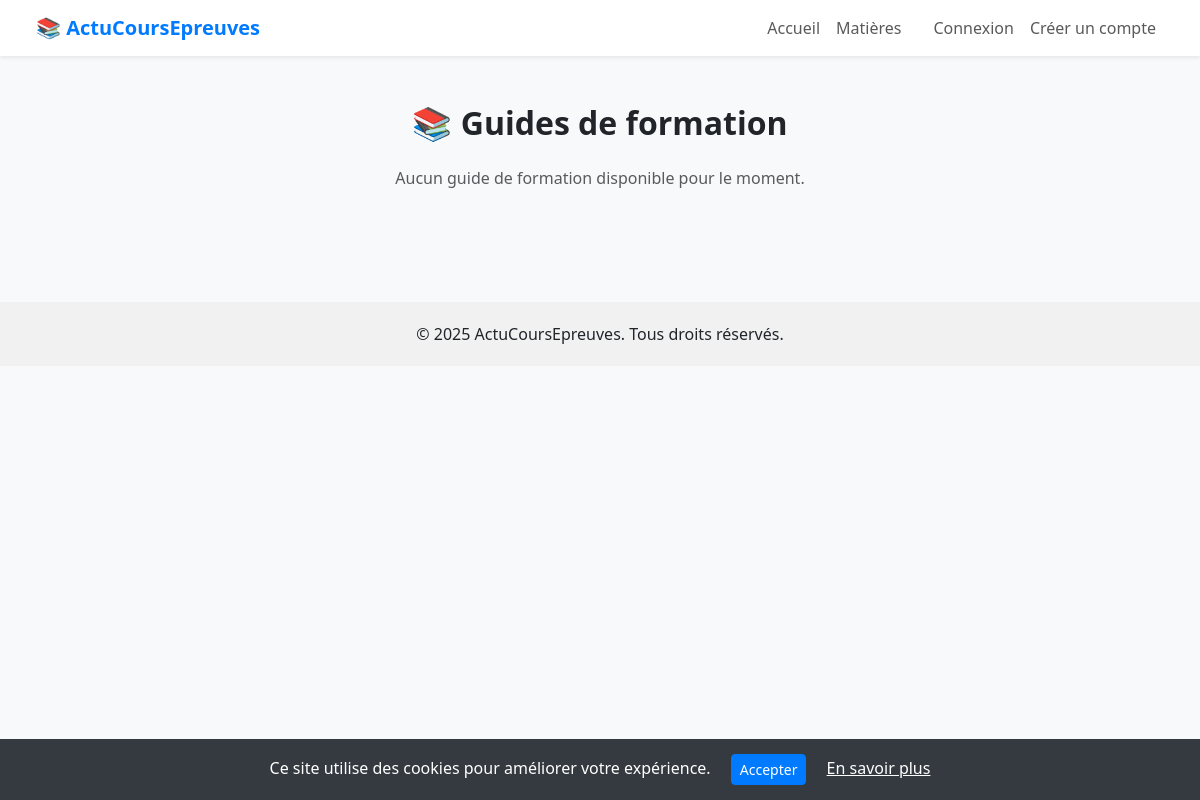
/guides-formation/, run on an earlier commit of the app's database.
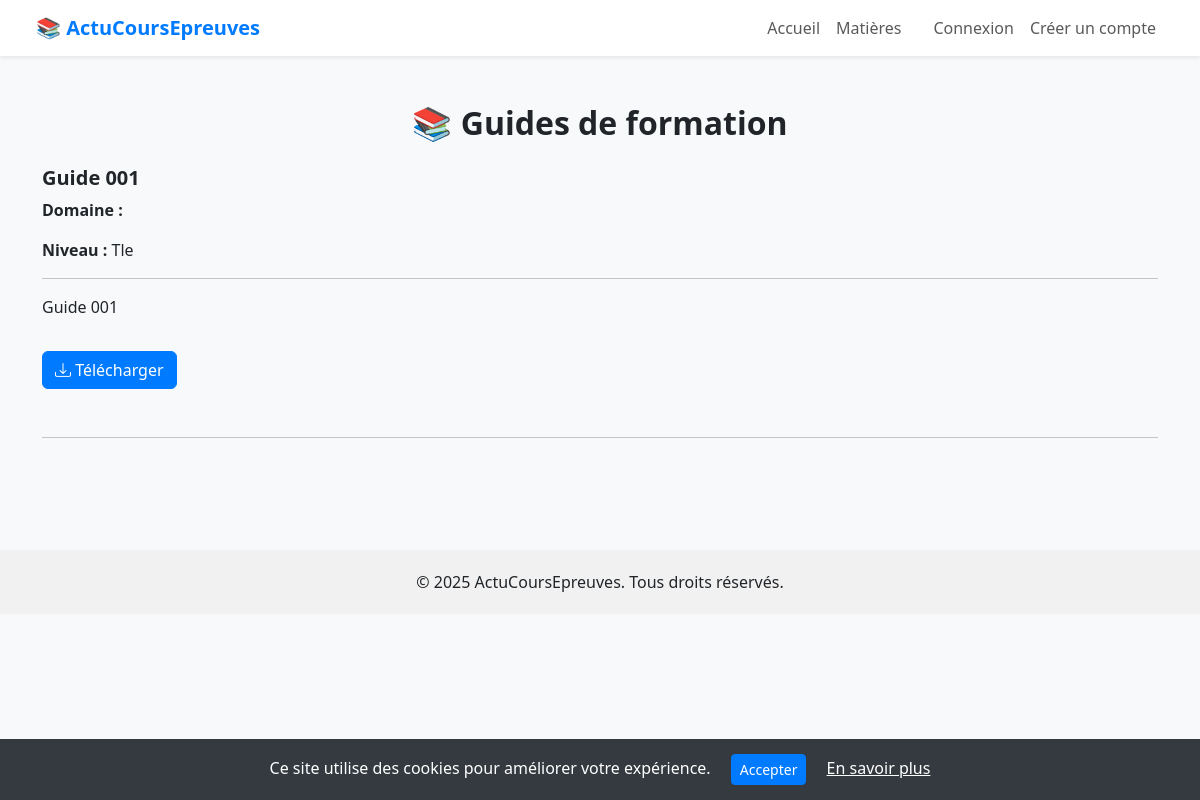
And on a later commit of the database.
### blog/models.py (models this page shows, shortened)
class GuideFormation(models.Model):
    titre = models.CharField(max_length=200)
    description = models.TextField(blank=True)
    matiere = models.ForeignKey(Matiere, on_delete=models.CASCADE)
    lien_drive = models.URLField(blank=True, null=True)
    prix = models.DecimalField(max_digits=6, decimal_places=2, default=0.0)
    niveau = models.CharField(max_length=100, choices=NIVEAUX, default='Tle')
    annee = models.PositiveIntegerField()
    created_at = models.DateTimeField(auto_now_add=True)
    telechargements = models.PositiveIntegerField(default=0)
    utilisateurs_telechargeurs = models.ManyToManyField(User, blank=True)

### blog/views.py (the view, shortened to what this page needs)
# urls.py: path('guides-formation/', views.guides_formation, name='guides_formation'),
def guides_formation(request):
    guides = GuideFormation.objects.all()
    matieres = Matiere.objects.all()
    niveaux = GuideFormation.objects.values_list('niveau', flat=True).distinct()
    query = request.GET.get('q')
    niveau = request.GET.get('niveau')
    matiere_id = request.GET.get('matiere')
    for guide in guides:
        guide.icone = get_matiere_icon(guide.matiere.nom)
    if niveau:
        guides = guides.filter(niveau=niveau)
    if matiere_id:
        guides = guides.filter(matiere__id=matiere_id)
    context = {
        'guides': guides,
        'matieres': matieres,
        'niveaux': niveaux,
    }
    return render(request, 'guides_formation.html', context)

### blog/utils.py (called while the page is built)
def get_matiere_icon(nom):
    return {
        "Mathématiques": "📐",
        "Physique-Chimie": "⚛️",
        "Français": "📚",
        "SVT": "🔬",
        "Anglais": "🇬🇧",
        "Histoire-Géographie": "🌍",
        "Philosophie": "🤔",
        "EPS": "🏃",
        "Informatique": "💻",
        "Économie": "💰",
        "Technologie": "🔧",
        "Espagnol": "🗣️",
        "Allemand": "🗣️",
        "Arts Appliqués": "🎨",
    }.get(nom, "📘")

### blog/templates/guides_formation.html (shortened to what this page needs)
{% extends 'base.html' %}
{% block content %}
<div class="container py-5">
  <h2 class="text-center mb-4 fw-bold">📚 Guides de formation</h2>
  {% if guides %}
    {% for guide in guides %}
      <div class="mb-5">
        <h5 class="fw-bold">{{ guide.titre }}</h5>
        <p><strong>Domaine :</strong> {{ guide.domaine }}</p>
        <p><strong>Niveau :</strong> {{ guide.niveau }}</p>
        <hr>
        <div>
          {{ guide.description|linebreaks }}
        </div>
        <a href="{% url 'telecharger_guide' guide.id %}" class="btn btn-primary mt-3">
          <i class="bi bi-download"></i> Télécharger
        </a>
      </div>
      <hr>
    {% endfor %}
  {% else %}
    <p class="text-center text-muted">Aucun guide de formation disponible pour le moment.</p>
  {% endif %}
</div>
{% endblock %}

What changed in the data, as far as the page shows it:
added GuideFormation: titre "Guide 001", niveau "Tle", description "Guide 001"
Also different on the page:
text no longer shown: "Aucun guide de formation disponible pour le moment."
